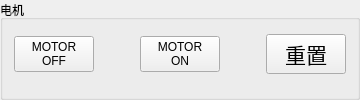
         <widget class="QGroupBox" name="groupBox_2">
          <property name="title">
           <string>电机</string>
          </property>
          <layout class="QHBoxLayout" name="horizontalLayout_30" stretch="1,0,1,0,1">
           <property name="topMargin">
            <number>2</number>
           </property>
           <item>
            <widget class="QPushButton" name="pushButton_motorOff">
             <property name="text">
              <string>MOTOR
OFF</string>
             </property>
            </widget>
           </item>
           <item>
            <spacer name="horizontalSpacer_3">
             <property name="orientation">
              <enum>Qt::Horizontal</enum>
             </property>
             <property name="sizeHint" stdset="0">
              <size>
               <width>40</width>
               <height>20</height>
              </size>
             </property>
            </spacer>
           </item>
           <item>
            <widget class="QPushButton" name="pushButton_motorOn">
             <property name="text">
              <string>MOTOR
ON</string>
             </property>
            </widget>
           </item>
           <item>
            <spacer name="horizontalSpacer_4">
             <property name="orientation">
              <enum>Qt::Horizontal</enum>
             </property>
             <property name="sizeHint" stdset="0">
              <size>
               <width>40</width>
               <height>20</height>
              </size>
             </property>
            </spacer>
           </item>
           <item>
            <widget class="QPushButton" name="pushButton_MotorReset">
             <property name="font">
              <font>
               <pointsize>16</pointsize>
              </font>
             </property>
             <property name="text">
              <string>重置</string>
             </property>
            </widget>
           </item>
          </layout>
         </widget>
